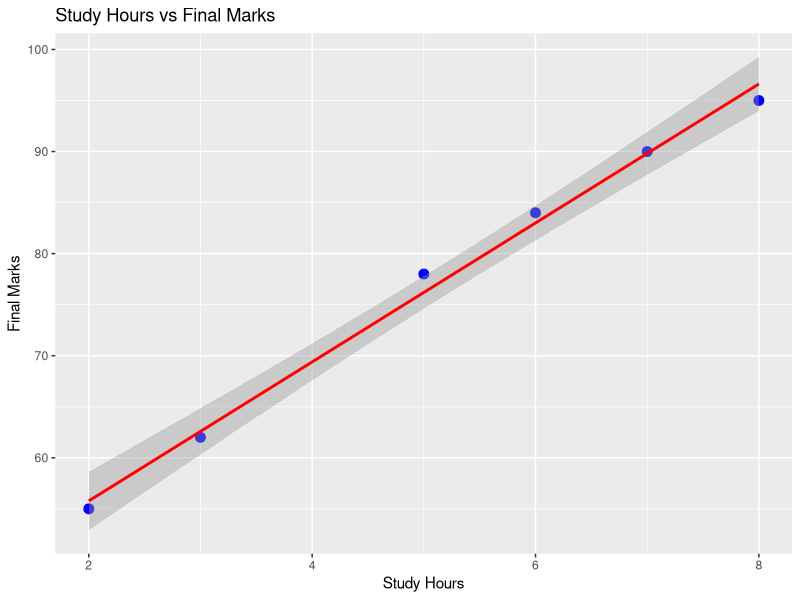

Write R code to recreate this figure.
# Step 1: Create an assumed dataset
students <- data.frame(
  Student_ID = c(101, 102, 103, 104, 105, 106),
  Study_Hours = c(2, 3, 5, 6, 7, 8),
  Attendance = c(65, 72, 85, 88, 92, 96),
  Final_Marks = c(55, 62, 78, 84, 90, 95)
)

# Step 2: Basic EDA (Inspect & Summarize Data)
str(students)             # Check structure and data types
summary(students)         # Get min, median, mean, and max
colSums(is.na(students))  # Check for missing values

# Step 3: Eliminate Unnecessary Variable (Student_ID has no predictive value)
students_clean <- subset(students, select = -Student_ID)

# Step 4: Identify Significant Predictors (Correlation & Visualizations)
cor(students_clean)       # Correlation matrix (values close to 1 show strong predictors)

# Scatter plot with regression line
library(ggplot2)
ggplot(students_clean, aes(x = Study_Hours, y = Final_Marks)) +
  geom_point(color = "blue", size = 3) +
  geom_smooth(method = "lm", color = "red") +
  labs(title = "Study Hours vs Final Marks", x = "Study Hours", y = "Final Marks")

# Step 5: Fit Linear Regression Model to check statistical significance (p-value)
model <- lm(Final_Marks ~ Study_Hours + Attendance, data = students_clean)
summary(model)
